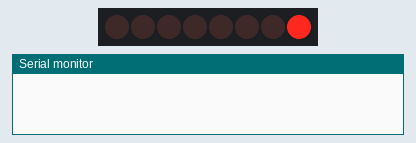
Simulated run of this sketch. Board: Arduino Uno, built with avr-gcc and run on an emulated ATmega328P. On the bench: 8 shift-register outputs drawn as a row of LEDs (first output left, lit = HIGH), the last lines printed to the serial monitor. Wiring (inferred from the names in the program): shift register (74HC595): data pin 12; shift clock pin 13; latch pin 8. Wiring (inferred from the signals the program sends): row of LEDs: on Q0, Q1, Q2, Q3, Q4, Q5, Q6, Q7.

Above: at 0.1 s.
At 4.6 s:
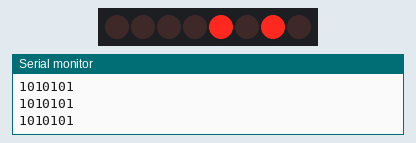
At 9.6 s:
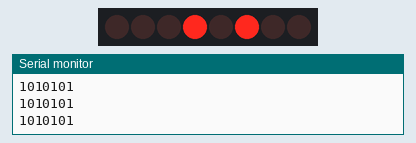
At 19.6 s:
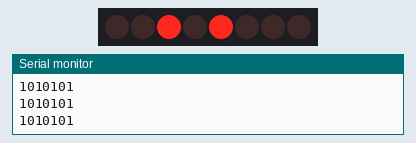
At 29.1 s:
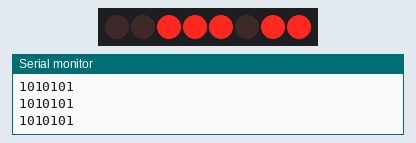
At 39.1 s:
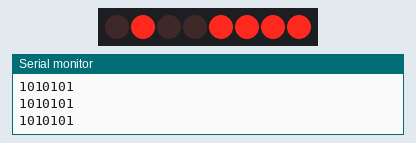
Timing chart, 0 to 40.0 s (numbered marks = the images above):
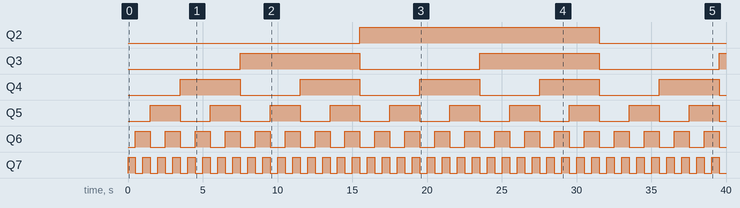

Measured:
- by itself, Q2: LOW → HIGH at 15.5 s, → LOW 16.0 s later
- by itself, Q3: alternates HIGH for 8.0 s and LOW for 8.0 s
- by itself, Q4: alternates HIGH for 4.0 s and LOW for 4.0 s
- by itself, Q5: alternates HIGH for 2.0 s and LOW for 2.0 s
- by itself, Q6: alternates HIGH for 1.0 s and LOW for 1.0 s
- by itself, Q7: alternates HIGH for 0.50 s and LOW for 0.50 s

The sketch:

sketch_27_chip_shiftRegistrer.ino
```cpp
int latchPin = 8;
int clockPin = 13;
int dataPin = 12;
byte myByte1 = 0b1010101;
byte myByte2 = 0b00000000;
int dt = 500;
int i;

void setup() {
  Serial.begin(9600);
  pinMode(latchPin, OUTPUT);
  pinMode(clockPin, OUTPUT);
  pinMode(dataPin, OUTPUT);

}

/*
Binarios                  Decimales
10100000                  160
01010000                  80
00101000                  40
*/

void loop() {
  /*
  digitalWrite(latchPin, LOW);
  shiftOut(dataPin, clockPin, LSBFIRST, myByte1);
  digitalWrite(latchPin, HIGH);
  delay(dt);
  myByte1 = myByte1*2;
  */

  for(i = 0; i <= 255; i++){
    digitalWrite(latchPin, LOW);
    myByte2++;
    shiftOut(dataPin, clockPin, LSBFIRST, myByte2);
    digitalWrite(latchPin, HIGH);
    delay(dt);
    Serial.println(myByte1, BIN);
  }

  /*digitalWrite(latchPin, LOW);
  shiftOut(dataPin, clockPin, LSBFIRST, myByte1);
  digitalWrite(latchPin, HIGH);
  delay(dt);
  digitalWrite(latchPin, LOW);
  shiftOut(dataPin, clockPin, LSBFIRST, myByte2);
  digitalWrite(latchPin, HIGH);
  delay(dt);*/
}
```
